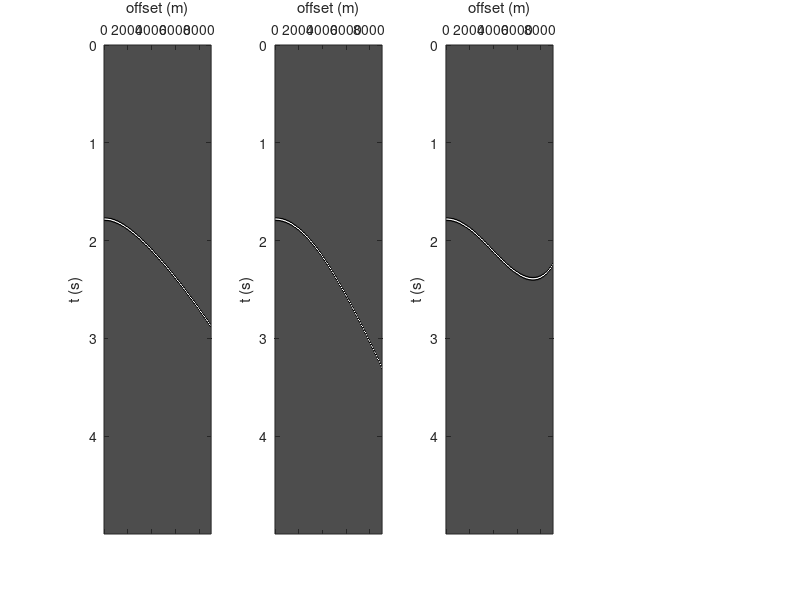
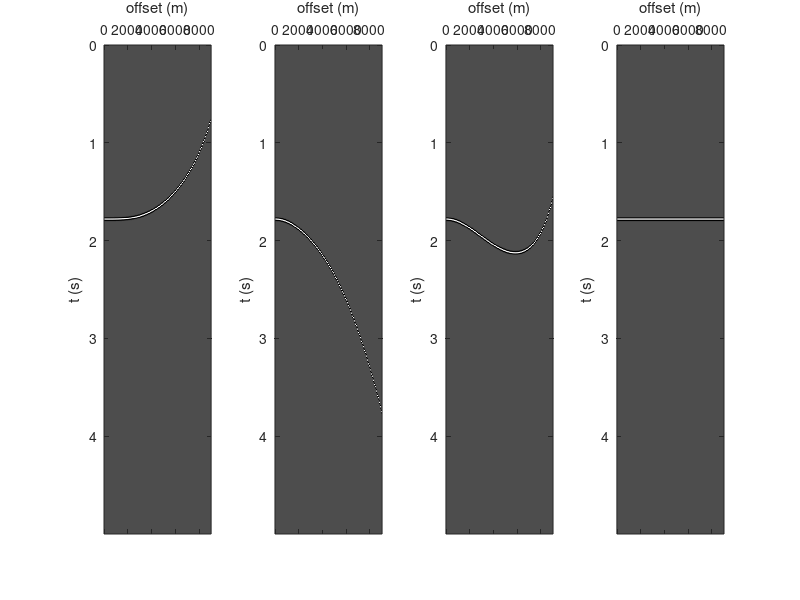

Recreate these plots in MATLAB, in order.
function nonhyperbolic()
clear all;  close all
%%%%%%%%%%%%%%%%%%%%%%%%%%
dx=50;
xmax=9000;
x=0:dx:xmax;


d=3000;
vp0=3368;
t0=2*d/vp0;

delta=-0.035;
vnmo=vp0*sqrt(1+2*delta);

epsilon=.11;
eta=(epsilon-delta)/(1+2*delta);
vhor=vp0*sqrt(1+2*epsilon)*sqrt(1+2*eta);


%%%%%%%%%% complete seismogram 1
t2= t0^2 + x.^2/vnmo^2 - (vhor^2-vnmo^2)*x.^4 ./ (vnmo^2*(t0^2 *vnmo^4 +vhor^2 *x.^2));
t=sqrt(t2);
plotseis(x,dx,t,1)

%%%%%%%%%% complete seismogram 2
t2a4= t0^2 + x.^2/vnmo^2;
ta4=sqrt(t2a4);
plotseis(x,dx,ta4,2)


%%%%%%%%%% complete seismogram 3
t2a4= t0^2 + x.^2/vnmo^2 - 2* eta * x.^4 /(t0^2*vnmo^4);
ta4=sqrt(t2a4);
plotseis(x,dx,ta4,3)


figure()
%%%%%%%%%%%%%%%%%%%%%%%%%%%%%
% Applying the nmo only

t2nmo= t0^2 - (vhor^2-vnmo^2)*x.^4 ./ (vnmo^2*(t0^2 *vnmo^4 +vhor^2 *x.^2));
tnmo=sqrt(t2nmo);
plotseis(x,dx,tnmo,1)

%%%%%%%%%%%%%%%%%%%%%%
% subtracting only A4
t2a4= t0^2 + x.^2/vnmo^2 - (vhor^2-vnmo^2)*x.^4 ./ (vnmo^2*(t0^2 *vnmo^4 +vhor^2 *x.^2))+ 2* eta * x.^4 /(t0^2*vnmo^4);
ta4=sqrt(t2a4);
plotseis(x,dx,ta4,2)

%%%%%%%%%%%%%%%%%%%%%%
% subtracting only A4
t2a4= t0^2 + x.^2/vnmo^2 - (vhor^2-vnmo^2)*x.^4 ./ (vnmo^2*(t0^2 *vnmo^4 +vhor^2 *x.^2))- 2* eta * x.^4 /(t0^2*vnmo^4);
ta4=sqrt(t2a4);
plotseis(x,dx,ta4,3)

%%%%%%%%%%%%%%%%%%%%%%
% applying nonlinear nmo
t2nmoa4= t0^2* ones(1,length(x)); 
tnmoa4=sqrt(t2nmoa4);
plotseis(x,dx,tnmoa4,4)

end 



function r=ricker(dt,T,f,t0)
n=round(T/dt);
tvec=dt*(1:n);
pft=pi^2*f^2*(tvec-t0).^2;
r=(1-2*pft).*exp(-pft);
%plot(tvec,r)
end


function plotseis(x,dx,t,figid)
%%%%%%%%%%%%%%%%%%%
dt=.002;
T=5;
f=30;
%t0=0.05;
Nt=round(T/dt);
Nx=length(x);
m=zeros(Nt,Nx);

for i=1:length(x)
    y=ricker(dt,T,f,t(i));
    m(:,i)=y;
end

subplot(1,4,figid)
imagesc(dx*(0:Nx-1),dt*(0:Nt-1),m);
xlabel('offset (m)');
ylabel('t (s)')
set(gca, 'Xaxislocation','Top')
colormap('gray')
end